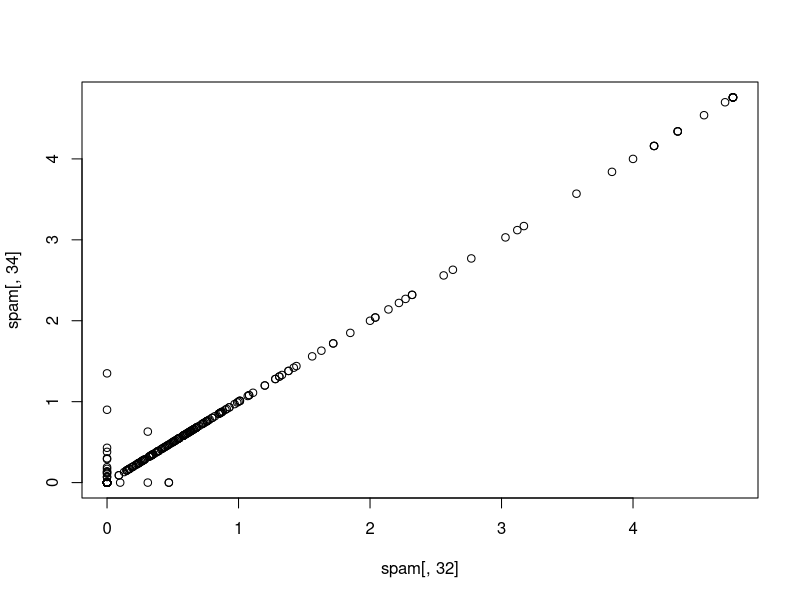
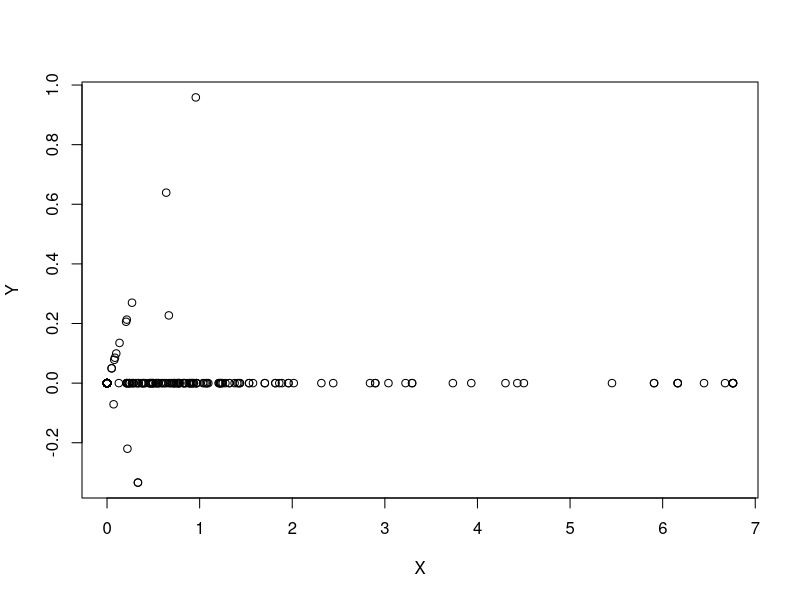
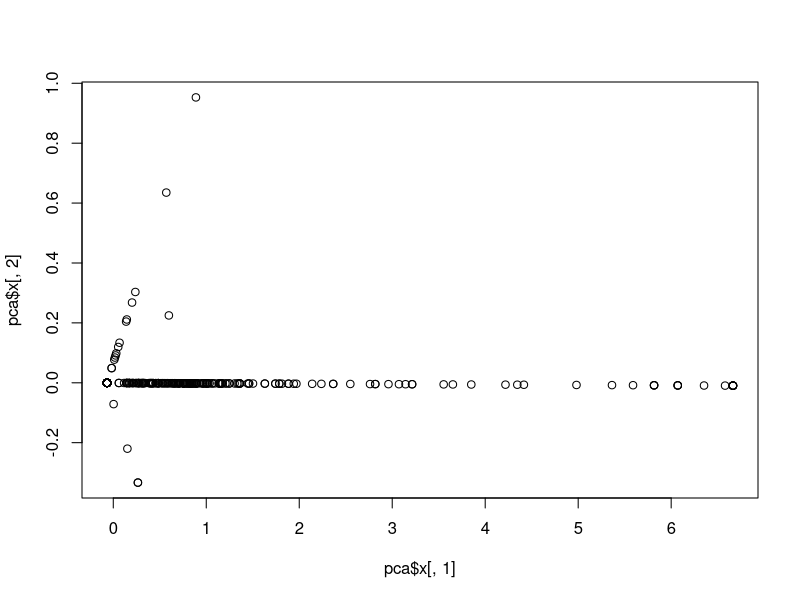
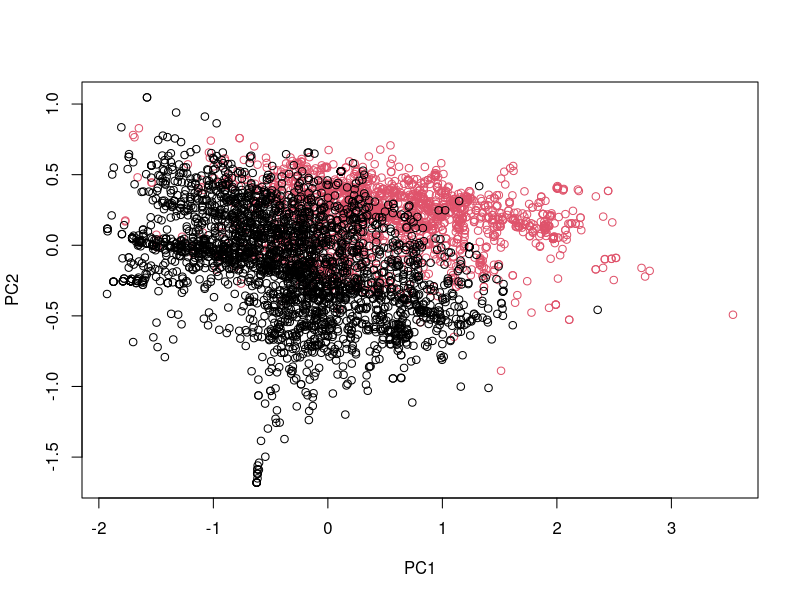
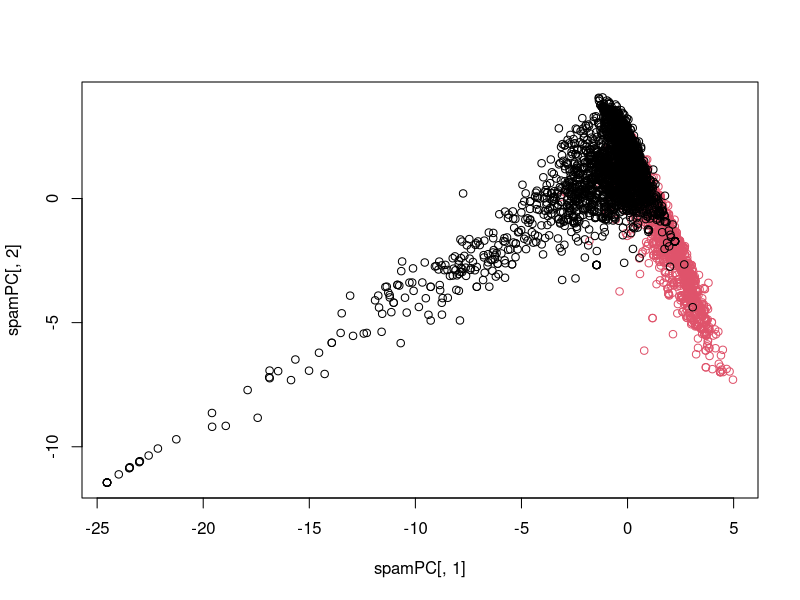

Recreate these plots in R, in order. (Note: this script raises an error after producing the figures.)
library(caret);
library(kernlab);
data(spam);

inTrain <- createDataPartition(
	y=spam$type,
	p=0.7,
	list=FALSE);

training <- spam[inTrain,];
test <- spam[-inTrain,];


M <- abs(cor(training[,-58]))

diag(M) <- 0

which(M>0.8, arr.ind=T)

names(spam)[c(32,34)]

#PCA
plot(spam[,32], spam[,34])

X <- 0.71*training$num415 + 0.71 * training$num857;
Y <- 0.71*training$num415 - 0.71 * training$num857;

plot(X,Y);

# PCA
smallSpam <- spam[,c(32,34)];
pca <- prcomp(smallSpam);
plot(pca$x[,1], pca$x[,2]);

pca$rotation;


typeColor <- ((spam$type=="spam") * 1  + 1)
pca <- prcomp(log10(spam[,-58] + 1));

plot (pca$x[,1], pca$x[,2], col=typeColor, xlab='PC1', ylab='PC2');

#doing preprocess with caret and pca

preProc <- preProcess(log10(spam[,-58] + 1), method='pca', pcaComp=2);
spamPC <- predict(preProc, log10(spam[,-58] + 1));

plot (spamPC[,1], spamPC[,2], col=typeColor); 

#doing pca preprocess with data

preProc <- preProcess(log10(training[,-58] + 1), method='pca', pcaComp=2);

preProc$dim
summary(preProc)
head(preProc$pcaComp)

trainPC <- predict(preProc, log10(training[,-58] + 1));

trainPC
modelFit <- train(training$type ~ ., method='glm', data=trainPC);

modelFit

testPC <- predict(preProc, log10(testing[,-58] + 1));
confusionMatrix(testing$type, predict(modelFit, testPC));

is(preProc)
head(preProc)

#another simple way to train a model with preprocess

modelFit <- train(training$type ~., method='glm', preProcess='pca',data=training );

confusionMatrix(testing$type, predict(modelFit, testing))
